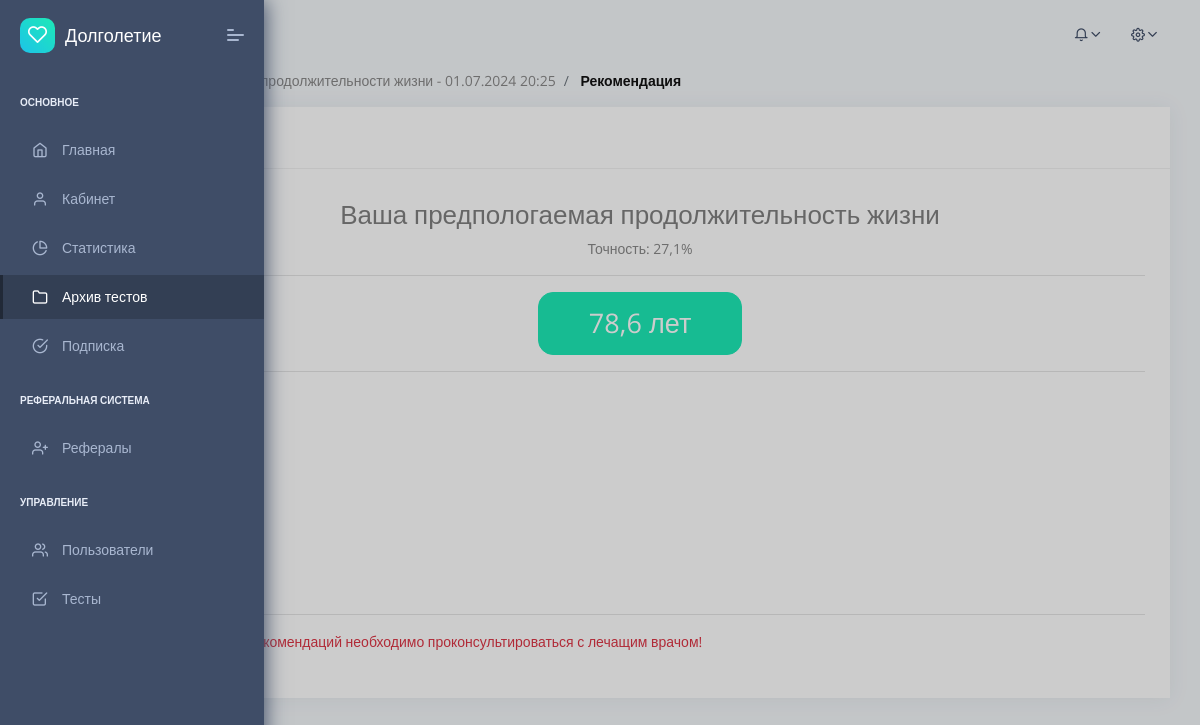
Page /app/quiz/19/recommendation (signed in) on the committed database.
### app/models/user_quiz.py (models this page shows, shortened)
class UserQuiz(BaseModel):
    quiz = models.ForeignKey(Quiz, on_delete=models.SET_NULL, null=True, blank=True, related_name='user_quizzes')
    user = models.ForeignKey(User, on_delete=models.CASCADE, null=True, blank=True, related_name='user_quizzes')
    full_name = models.CharField(max_length=120)
    email = models.EmailField(null=True, blank=True)
    current_age = models.IntegerField(default=0, null=True, blank=True)
    weight = models.IntegerField(default=0, null=True, blank=True)
    height = models.IntegerField(default=0, null=True, blank=True)
    location = models.ForeignKey(
        Location, on_delete=models.SET_NULL, null=True, blank=True, related_name='user_quizzes'
    )
    accuracy = models.DecimalField(max_digits=5, decimal_places=2, default=0, verbose_name='Точность')
    duration = models.DecimalField(max_digits=4, decimal_places=2, default=0, verbose_name='Продолжительность')
    class Meta:
        verbose_name = 'Тест пользователя'
        verbose_name_plural = 'Тесты пользователя'

### app/models/quiz.py (models this page shows, shortened)
class Quiz(BaseModel):
    name = models.CharField(max_length=256)
    class Meta:
        verbose_name = 'Опросник'
        verbose_name_plural = 'Опросники'

### app/views/user_quiz.py (the view)
# urls.py: path('quiz/<int:user_quiz_id>/recommendation', views.user_quiz_recommendation, name='user_quiz_recommendation'),
@login_required
def user_quiz_recommendation(request, user_quiz_id: int):
    user_quiz = get_object_or_404(UserQuiz, pk=user_quiz_id)
    return render(request, 'app/user_quiz/recommendation/detail.html', {
        'user_quiz': user_quiz
    })

### app/templates/app/user_quiz/recommendation/detail.html (shortened to what this page needs)
{% extends 'base.html' %}
{% block breadcrumb %}
    <ul class="breadcrumb">
        <li class="breadcrumb-item">
            <a href="">
            </a>
        </li>
        <li class="breadcrumb-item">
            <a href="{% url 'app:quiz_list' %}">Тесты</a>
        </li>
        <li class="breadcrumb-item">
            <a href="{% url 'app:quiz_list' %}">
                {{ user_quiz.quiz.name }} - {{ user_quiz.created_at|date:'d.m.Y H:i' }}
            </a>
        </li>
        <li class="breadcrumb-item">
            <a href="#">
                Рекомендация
            </a>
        </li>
    </ul>
{% endblock %}
{% block content %}
    <h3 class="text-black-50 text-center">
        Ваша предпологаемая продолжительность жизни
    </h3>
    <span class="text-black text-center d-block">Точность: {{ user_quiz.accuracy|floatformat }}%</span>
    <hr>
    <span class="btn btn-success mt-4 m-auto d-block"
          style="border-radius: 15px; width: fit-content; font-size: 27px; padding: 10px 50px">{{ user_quiz.duration|floatformat }} лет</span>
    <hr>
    <p>
        Рекомендации <br>
        Рекомендации <br>
        Рекомендации <br>
        Рекомендации <br>
        Рекомендации <br>
        Рекомендации <br>
        Рекомендации <br>
        Рекомендации <br>
        Рекомендации <br>
        Рекомендации <br>
    </p>
    <hr>
    <p class="text-danger">
        При выполнении рекомендаций необходимо проконсультироваться с лечащим врачом!
    </p>
{% endblock %}

### rows in the picture
UserQuiz: quiz.name "Расчет продолжительности жизни", created_at "01.07.2024 20:25", accuracy "27,1", duration "78,6"
